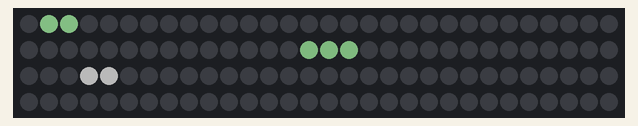
Simulated run of this sketch. Board: Arduino Uno, built with avr-gcc and run on an emulated ATmega328P. On the bench: 120 RGB LEDs in strip order, left to right, continuing on the next row. Dim RGB values are drawn brighter than linear; random numbers use the default seed unless the sketch sets one.

Above: at 0.12 s.
At 4.0 s:
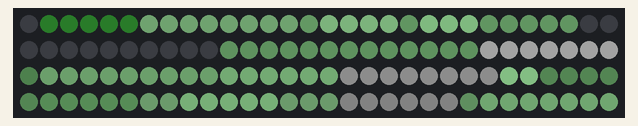
At 9.22 s:
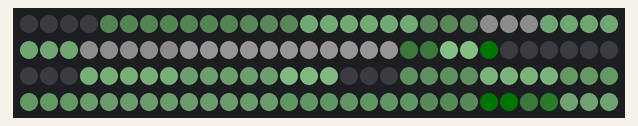
At 19.21 s:
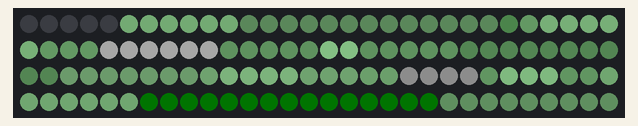
At 31.54 s:
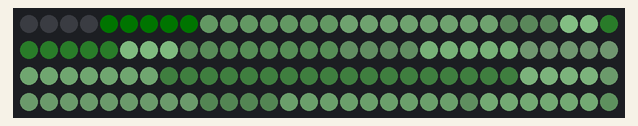
At 39.86 s:
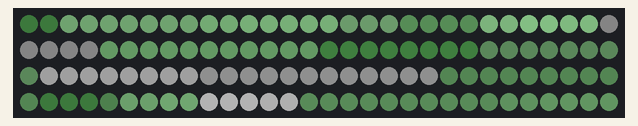

The sketch:

Matrixrain.ino.ino
```cpp
#include <FastLED.h>

#define NUM_LEDS 120
#define DATA_PIN 6
CRGB leds[NUM_LEDS];

// Matrix-style parameters
const uint8_t FADE_AMOUNT = 32;
const uint16_t SPAWN_INTERVAL = 30;

void setup() {
  FastLED.addLeds<WS2812B, DATA_PIN, GRB>(leds, NUM_LEDS);
  FastLED.setBrightness(80);
  FastLED.clear();
}

void loop() {
  binaryRain();
}

void binaryRain() {
  static uint32_t lastSpawn;

  // Fade all pixels
  fadeToBlackBy(leds, NUM_LEDS, FADE_AMOUNT);

  // Spawn new drops
  if(millis() - lastSpawn > SPAWN_INTERVAL) {
    leds[random16(NUM_LEDS)] = CRGB(175, 255, 175);  // Pale green
    lastSpawn = millis();
  }

  // Cascade effect
  for(int i = NUM_LEDS-1; i > 0; i--) {
    leds[i] |= leds[i-1];  // Carry brightness downward
  }

  // Random twinkle
  if(random8() < 40) {
    leds[random16(NUM_LEDS)] = CRGB::White;
  }

  FastLED.show();
  FastLED.delay(50);
}
```
